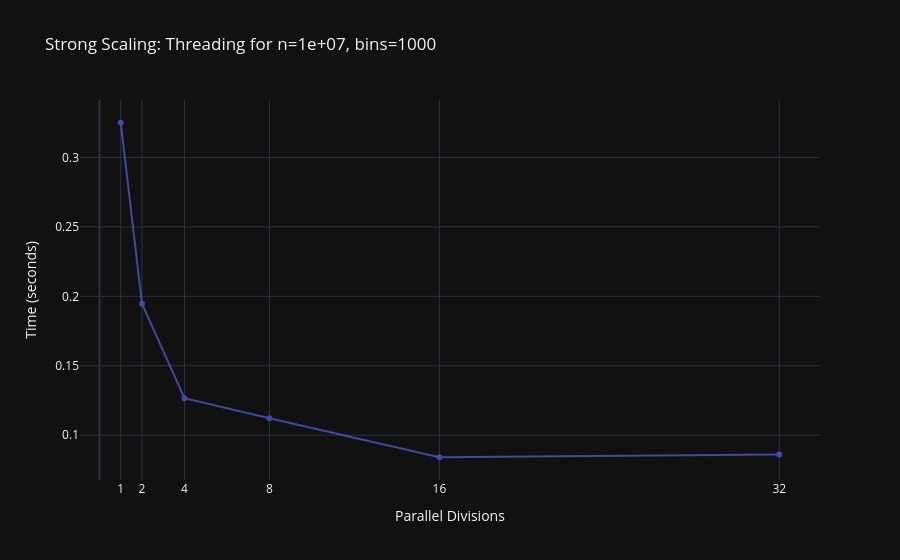
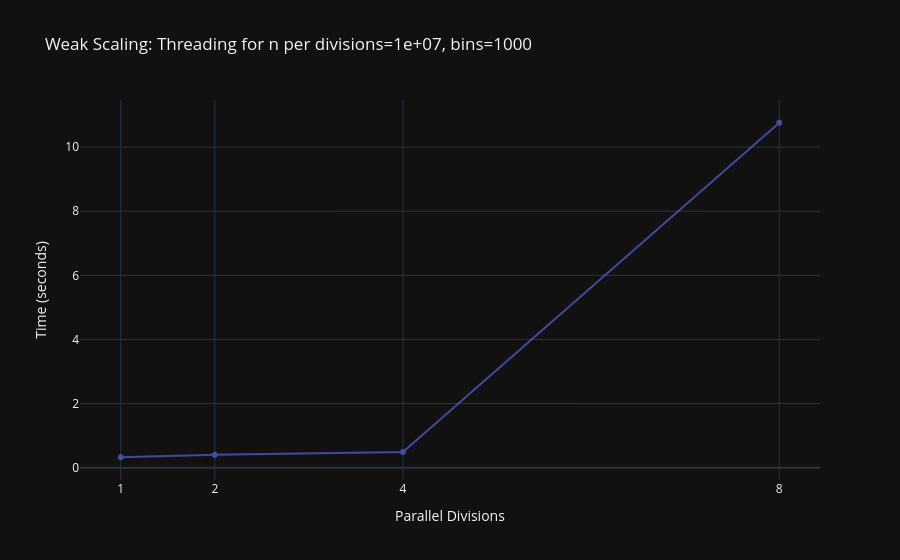
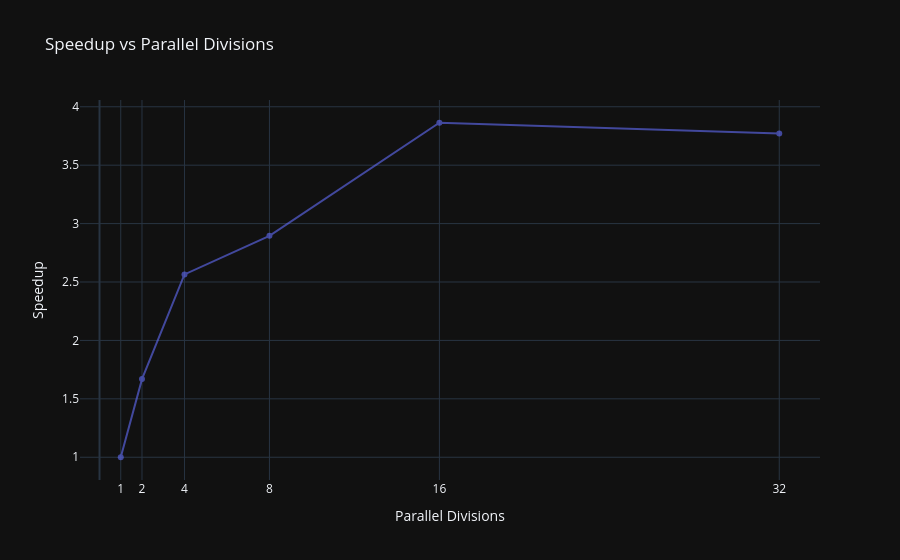
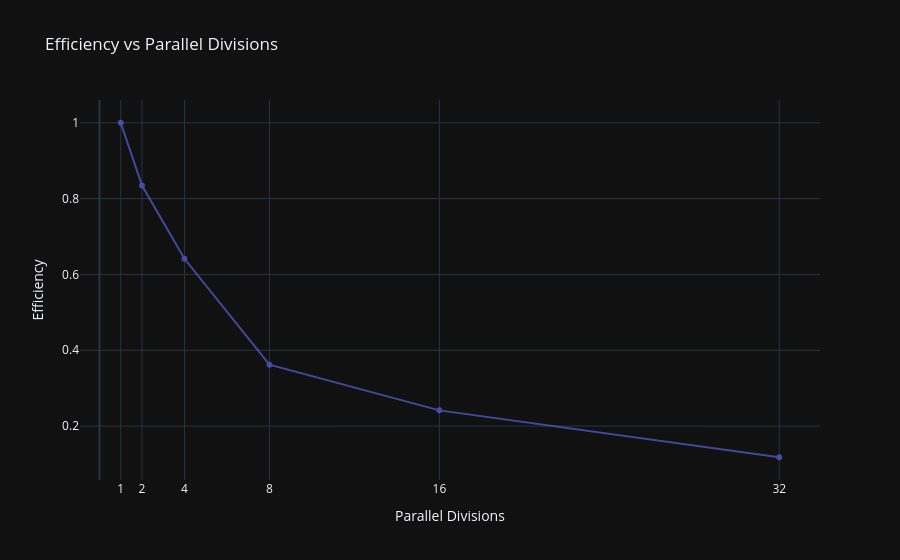

These figures' notebook cell, in order:
### Code cell
thread_lorentz = il.reload(thread_lorentz)

n = 10**7
bins = 1000

t = [1,2,4,8,16,32]


thread_strong_times = strong_scaling(thread_lorentz.run_threaded, n=n, bins=bins, technique='Threading')
thread_weak_times = weak_scaling(thread_lorentz.run_threaded, n_per_div=n, bins=bins, technique='Threading')

np.savetxt("threading_strong.txt", thread_strong_times)
np.savetxt("threading_weak.txt", thread_weak_times)

speedups = speedup(thread_strong_times)
efficiencies = efficiency(speedups,t)

### Figure 1 — Plotly figure (JSON) as saved in the notebook; plotly's stock layout.template omitted (floating-point values rounded to 4 significant figures)
{"data": [{"opacity": 0.6, "type": "scatter", "x": [1, 2, 4, 8, 16, 32], "y": [0.325, 0.1947, 0.1267, 0.1122, 0.08412, 0.08619]}], "layout": {"title": {"text": "Strong Scaling: Threading for n=1e+07, bins=1000"}, "xaxis": {"tickvals": [1, 2, 4, 8, 16, 32], "title": {"text": "Parallel Divisions"}}, "yaxis": {"title": {"text": "Time (seconds)"}}}}

### Figure 2 — Plotly figure (JSON) as saved in the notebook; plotly's stock layout.template omitted (floating-point values rounded to 4 significant figures)
{"data": [{"opacity": 0.6, "type": "scatter", "x": [1, 2, 4, 8], "y": [0.324, 0.4003, 0.488, 10.76]}], "layout": {"title": {"text": "Weak Scaling: Threading for n per divisions=1e+07, bins=1000"}, "xaxis": {"tickvals": [1, 2, 4, 8], "title": {"text": "Parallel Divisions"}}, "yaxis": {"title": {"text": "Time (seconds)"}}}}

### Figure 3 — Plotly figure (JSON) as saved in the notebook; plotly's stock layout.template omitted (floating-point values rounded to 4 significant figures)
{"data": [{"opacity": 0.6, "type": "scatter", "x": [1, 2, 4, 8, 16, 32], "y": [1, 1.669, 2.565, 2.895, 3.863, 3.771]}], "layout": {"title": {"text": "Speedup vs Parallel Divisions"}, "xaxis": {"tickvals": [1, 2, 4, 8, 16, 32], "title": {"text": "Parallel Divisions"}}, "yaxis": {"title": {"text": "Speedup"}}}}

### Figure 4 — Plotly figure (JSON) as saved in the notebook; plotly's stock layout.template omitted (floating-point values rounded to 4 significant figures)
{"data": [{"opacity": 0.6, "type": "scatter", "x": [1, 2, 4, 8, 16, 32], "y": [1, 0.8344, 0.6413, 0.3619, 0.2415, 0.1178]}], "layout": {"title": {"text": "Efficiency vs Parallel Divisions"}, "xaxis": {"tickvals": [1, 2, 4, 8, 16, 32], "title": {"text": "Parallel Divisions"}}, "yaxis": {"title": {"text": "Efficiency"}}}}
